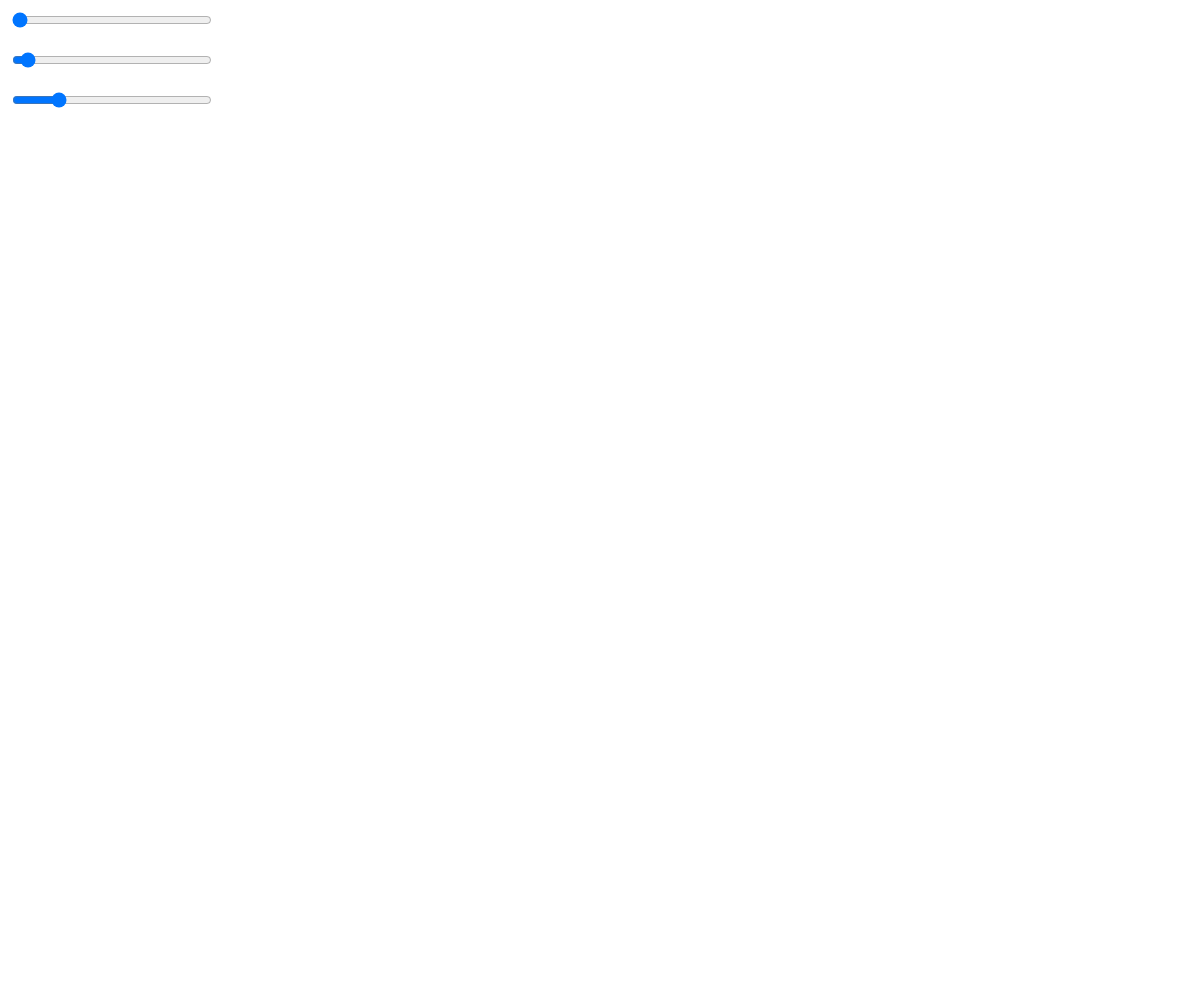
Frame 1 (no input)
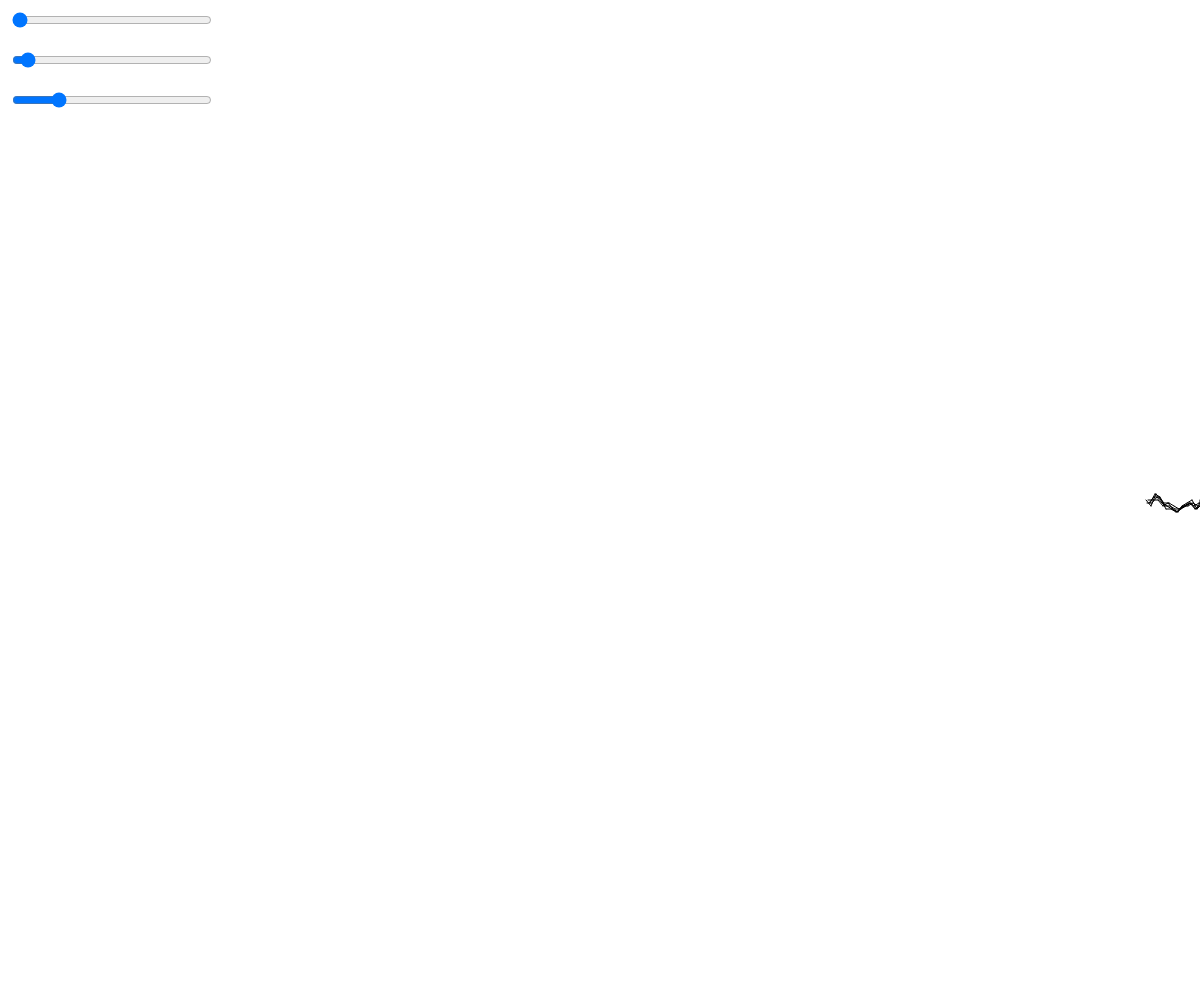
Frame 60 (no input)
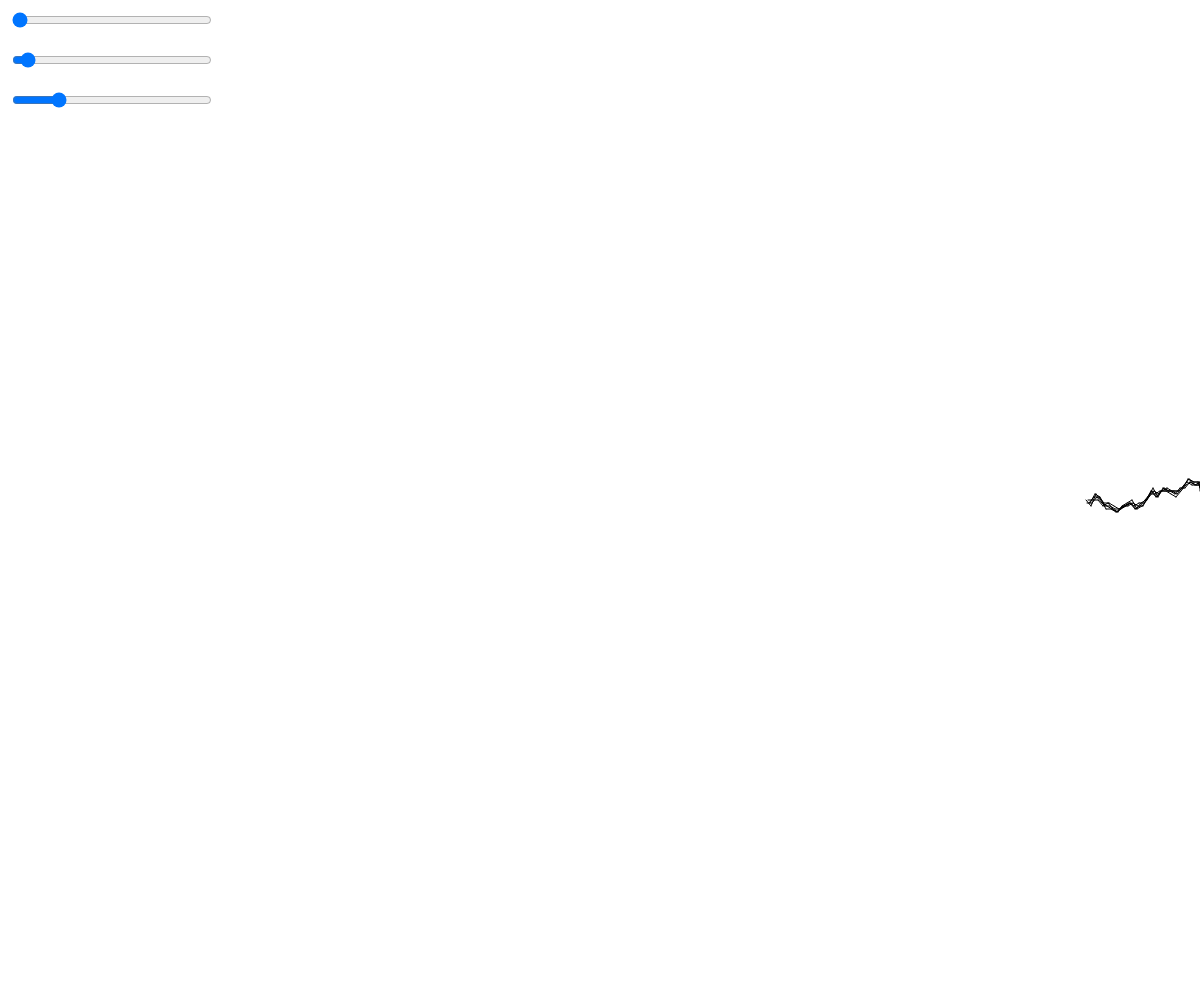
Frame 120 (the mouse pressed at the canvas centre since frame 60)

The p5.js sketch that drew these frames (run headless with seeded random() and noise() and a simulated clock; from frame 60 on, the mouse is pressed at the canvas centre):

// p5.js sketch
// ── sketch.js
var nodes = [];
var step = 1;
var jump = 3;
var source;
var winWidth;
var winHeight;
var pointOffset = 5;

var stepSlider;
var jumpSlider;
var pointOffsetSlider;

function setup() {

  winWidth = windowWidth - 0;
  winHeight = windowHeight - 0;
  createCanvas(winWidth, winHeight);
  background(255);

  stroke(0);

  source = new Node (winWidth, winHeight / 2.0);
//creation
  stepSlider = createSlider (1, 10, 1, 1);
  jumpSlider = createSlider (1, 50, 3, 1);
  pointOffsetSlider = createSlider (1, 20, 5, 1);
//position
  stepSlider.position (10, 10);
  jumpSlider.position (10, 50);
  pointOffsetSlider.position (10, 90);
//style
  stepSlider.style('width', '200px');
  jumpSlider.style('width', '200px');
  pointOffsetSlider.style('width', '200px');


}

function draw() {

//sliders

  step = stepSlider.value();
  jump = jumpSlider.value();
  pointOffset = pointOffsetSlider.value();

  background (255);
  //rect (0,0,winWidth - 2, winHeight - 2);

  nodes.push(new Node (source.x, source.y));

  source.move();

  for (var i = 0; i < nodes.length - pointOffset; i++) {

    nodes[i].display (nodes[i + pointOffset]);
    nodes[i].decrement (step);

    if (nodes[i].x < 0) {
      nodes.shift(); //remove from front of array
    }
  }
}

function Node(x, y) {
    this.x = x;
    this.y = y;

  this.display = function(pair) {
    line (this.x, this.y, pair.x, pair.y);
  };

  this.decrement = function(step) {
    this.x -= step;
  };

  this.move = function() { //only for source node
    var change = random([-1,0,1]);
    change *= jump;
    this.y += change;

    if (this.y > winHeight) {
      this.y = winHeight - jump;
    }
    if (this.y < 0) {
      this.y = 0 + jump;
    }
  };
}

// ── Item.js
class Item {
  //var pos;

  constructor (x, y) {
    var pos = createVector (x, y);
  }
}
